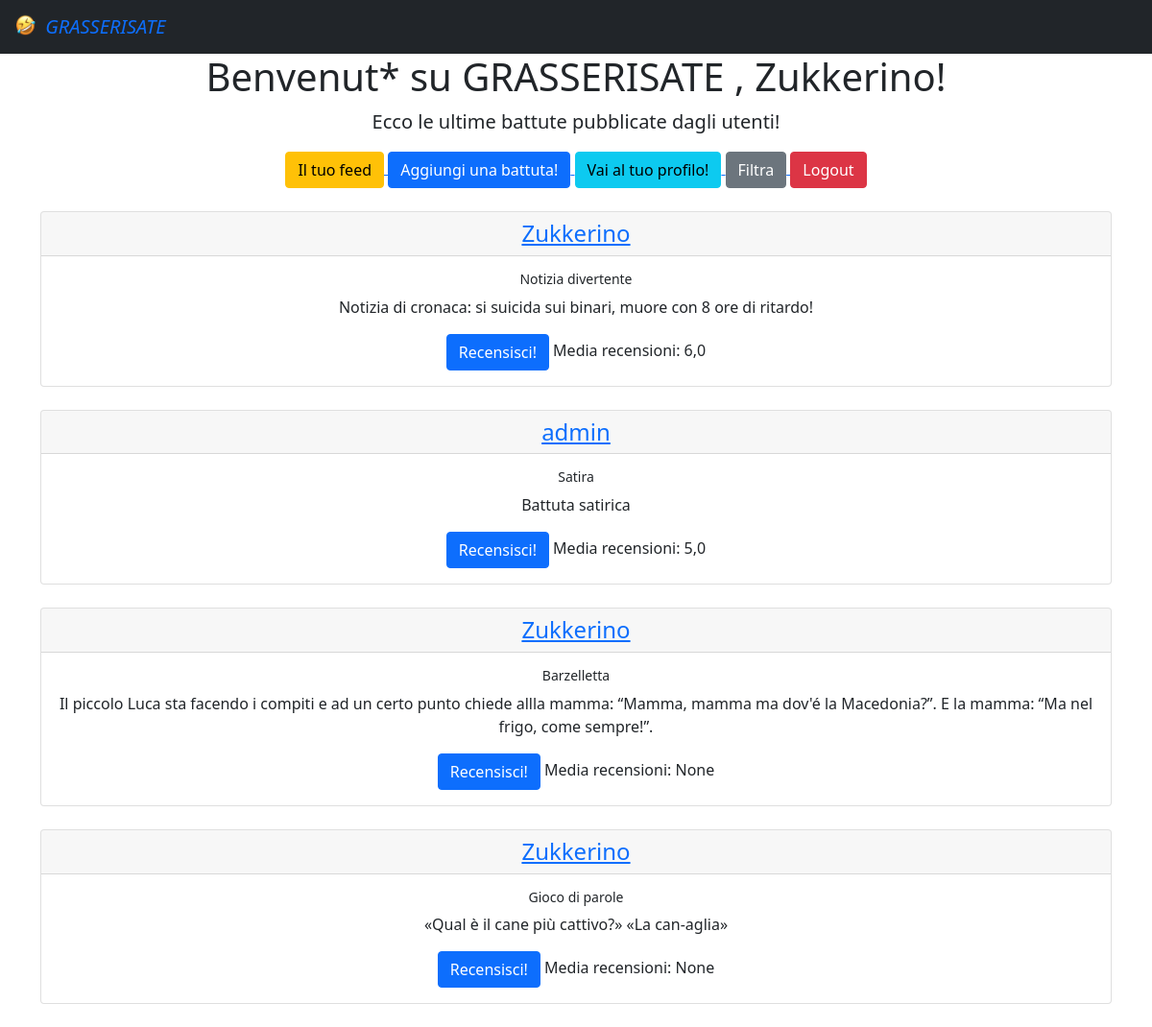
The page / (signed in) on the database its author committed.
### esame/models.py (models this page shows)
class Battute(models.Model):
    testo = models.TextField(default="")
    utente = models.ForeignKey(User, on_delete=models.CASCADE, related_name='utentebat')
    tempo = models.DateTimeField(auto_now=True)
    tipo = models.CharField(choices=SCELTE, default='bar', max_length=25)
    @property
    def calcola_media(self):
        media_tupla = self.battutarec.all().aggregate(Avg('voto'))
        media_lunga = media_tupla['voto__avg']
        if type(media_lunga) is NoneType:
            media = media_lunga
        else:
            media = round(media_lunga, 2)
        return media

### esame/views.py (the view)
# urls.py: path('', views.HomeView.as_view(), name='home'),
class HomeView(ListView):
    template_name = 'home.html'
    model = Battute
    def get_queryset(self):
        return self.model.objects.order_by('-tempo')

### templates/home.html (shortened to what this page needs)
<html lang="en">
{% extends 'base.html' %}
{% block contenuto %}
    <div class="container">
        <h1> <div style="text-align: center;"> Benvenut* su GRASSERISATE {% if user.is_authenticated %} , {{ user.username }}{% endif %}!</div></h1>
        <p class="lead" style="text-align:center">
            Ecco le ultime battute pubblicate dagli utenti!
        </p>
        {% if user.is_authenticated %}
            <div style="text-align:center">
            <a href="{% url  "feed" %}">
                    <button type="button" class="btn btn-warning">
                        Il tuo feed
                    </button>
                </a>
                <a href="{% url  "aggiungi_battuta"%}">
                    <button type="button" class="btn btn-primary">
                        Aggiungi una battuta!
                    </button>
                </a>
                <a href="{% url  "profilo" pk=user.id %}">
                    <button type="button" class="btn btn-info">
                        Vai al tuo profilo!
                    </button>
                </a>
                <a href="{% url  "filtro"%}">
                    <button type="button" class="btn btn-secondary">
                        Filtra
                    </button>
                </a>
                <a href='{% url 'logout' %}'>
                    <button type="button" class="btn btn-danger">
                        Logout
                    </button>
                </a>
                         </div>
        {% endif %}
    <br>
    <div style="text-align:center">
        {% for b in object_list %}
            <div class="card">
                <h4 class="card-header"> <a href="{% url "profilo" pk=b.utente_id %}"> {{ b.utente }}  </a> </h4>
                <div class="card-body">
                    <h6 class="card-title" > <small>{{ b.tipo }}</small>  </h6>
                    <p class="card-text"> {{ b.testo }} </p>
                    {% if user.is_authenticated %}
                        <a href="{% url "aggiungi_recensione" pk=b.id %}" class="btn btn-primary">Recensisci!</a>
                    {% else %}
                        <p class="card-text" style="color:red"> Non puoi recensire perchè non hai effettuato il login </p>
                    {% endif %}
                    Media recensioni: {{ b.calcola_media}}
                </div>
            </div>
            <br>
        {%  endfor %}
    </div>
{% endblock %}

### rows shown on the page
Battute: utente "Zukkerino", tipo "Notizia divertente", testo "Notizia di cronaca: si suicida sui binari, muore con 8 ore di ritardo!", calcola_media "6,0"
Battute: utente "admin", tipo "Satira", testo "Battuta satirica", calcola_media "5,0"
Battute: utente "Zukkerino", tipo "Barzelletta", testo "Il piccolo Luca sta facendo i compiti e ad un certo punto chiede allla mamma: “Mamma, mamma ma dov'é la Macedonia?”. E la mamma: “Ma nel frigo, come sempre!”.", calcola_media "None"
Battute: utente "Zukkerino", tipo "Gioco di parole", testo "«Qual è il cane più cattivo?» «La can-aglia»", calcola_media "None"

### other values the page prints
{{ user.username }} "Zukkerino"
